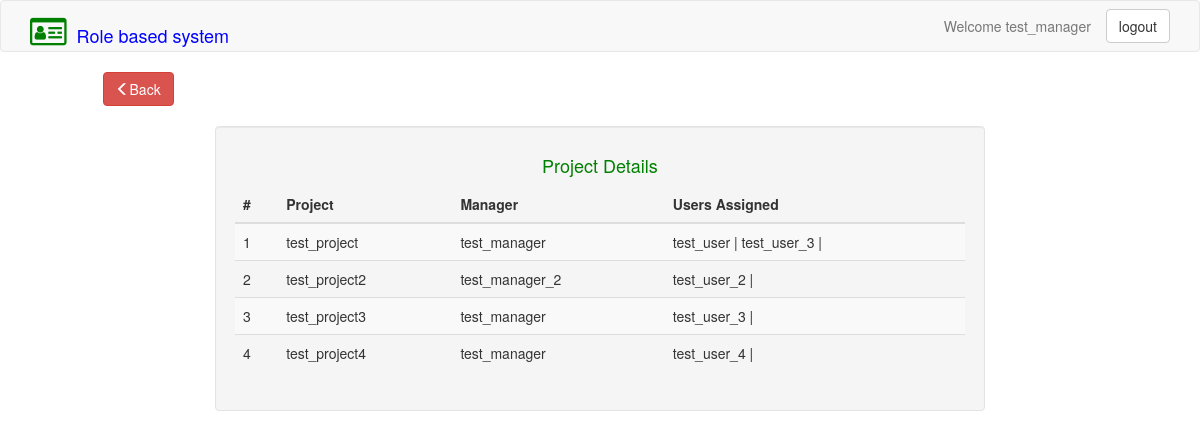
Page /view_project.php (signed in) on the committed database.
### tables this page shows
CREATE TABLE `project` (
  `id` int(11) NOT NULL,
  `project_id` varchar(40) NOT NULL,
  `assigned` int(1) NOT NULL,
  `manager` varchar(40) NOT NULL
);

### view_project.php (the view, shortened to what this page needs)
<?php
require('config.php');
$project_query = mysqli_query($con,"SELECT * FROM project");
?>
<!DOCTYPE html>
<html>
<head>
		<link rel="stylesheet" href="https://maxcdn.bootstrapcdn.com/bootstrap/3.3.7/css/bootstrap.min.css">
  		<link rel="stylesheet" type="text/css" href="https://maxcdn.bootstrapcdn.com/font-awesome/4.7.0/css/font-awesome.min.css">
</head>
<body>
		<nav class="navbar navbar-default">
			<div class = "container">
			  <div class = "navbar-header ">
			    <a href = "#" class = "navbar-brand" style="color: blue;"> <i class=" fa fa-id-card-o " style="font-size:32px; color: green;" aria-hidden="true"></i>&nbsp; Role based system </a>
			  </div>
			   <?php
					  if(isset($_SESSION['user_id'])) {
					  $userLoggedIn = $_SESSION['user_id'];
					 }
					 else {
					    header("Location: login.php");
					 }
				?>
		<div class = "collapse navbar-collapse">
				  <div class = "nav navbar-nav navbar-right">
				    <li><a ><?php echo "Welcome " . $userLoggedIn; ?></a></li>
					   <li>
					    <form method="POST">
					      <input type="submit" class="btn btn-default navbar-btn btn-right mod1" value="logout" name="logout">
					    </form>
					  </li>
				  </div>
  		</div>
			</div>
		</nav>
		<div class="row">
			<div class="col-md-2 col-md-offset-1">
				<a href="welcome_admin.php"><button type="button" class="btn btn-danger" > <span class="glyphicon glyphicon-menu-left" aria-hidden="true"></span>Back</button></a>
			</div>
		</div>
		<br>
		<div class="col-md-8 col-md-offset-2">
    <div class="well">
        <center><h4 style="color:green;">Project Details</h4></center>
            <table class="table table-striped">
                <thead>
                  <tr>
                    <th>#</th>
                    <th>Project</th>
                    <th>Manager</th>
                    <th>Users Assigned</th>
                  </tr>
                </thead>
                <tbody>
            <?php
            $count = 1;
            while($results = mysqli_fetch_array($project_query)){
            	$temp = $results['project_id'];
            	$get_user_assigned = mysqli_query($con,"SELECT * FROM project_assignment WHERE project_id = '$temp' ");
            	$store_user = array();
            	while($store_query = mysqli_fetch_array($get_user_assigned))
            	{
            		array_push($store_user, $store_query['user_id']);
            	}
                          echo '<tr>
                <td> '.$count++.'</td>
                <td>'.$results['project_id'].'</td> <td>'.$results['manager'].'</td>';
                echo '<td>'; if(sizeof($store_user)== 0){ echo "No Users created yet!!";}else{foreach($store_user as $value){ echo $value." | ";}} echo'</td>';
                echo '</tr>';
            }
            ?>
            </tbody>
            </table>
        </div>
    </div>
	</body>
	</html>

### rows in the picture
project: project "test_project", manager "test_manager", value "test_user", value "test_user_3"
project: project "test_project2", manager "test_manager_2", value "test_user_2"
project: project "test_project3", manager "test_manager", value "test_user_3"
project: project "test_project4", manager "test_manager", value "test_user_4"

### other values in the picture
$userLoggedIn "test_manager"
